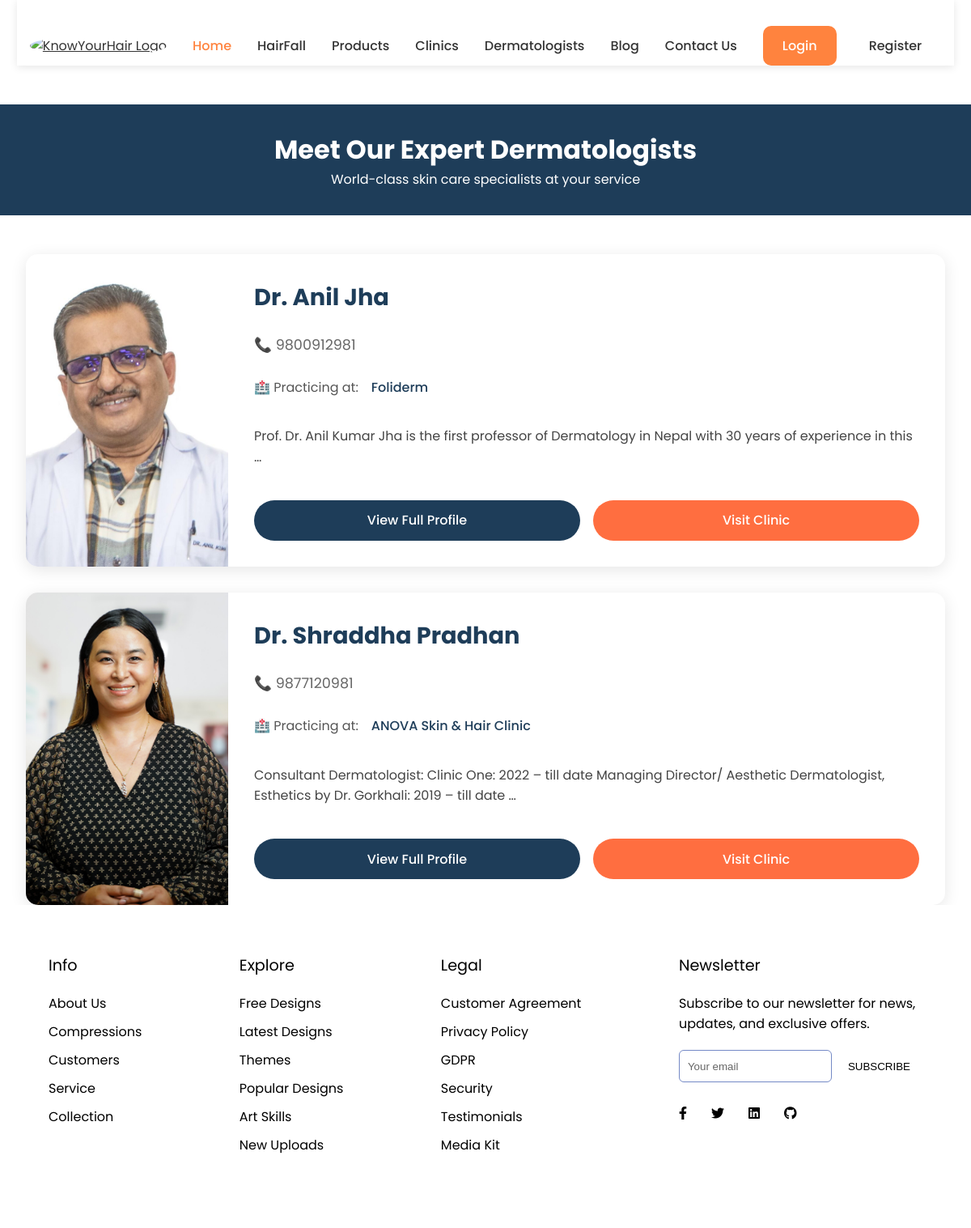
/clinic/dermatologists/, run on the app's committed database.
### clinic/models.py (models this page shows, shortened)
class Dermatologist(models.Model):
    id = models.AutoField(primary_key=True)
    first_name = models.CharField(max_length=100)
    last_name = models.CharField(max_length=100)
    About = models.TextField()
    image = models.ImageField(upload_to='dermatologist_images/', blank=True, null=True)
    clinic = models.ForeignKey(Clinic, on_delete=models.CASCADE, related_name="dermatologists")
    phoneNum = models.CharField(max_length=100)
    total_experience = models.IntegerField()

class Clinic(models.Model):
    STATUS_CHOICES = [
        ('Pending', 'Pending'),
        ('Approved', 'Approved'),
        ('Rejected', 'Rejected'),
    ]
    id = models.AutoField(primary_key=True)
    name = models.CharField(max_length=100)
    description = models.TextField()
    date_posted = models.DateTimeField(default=timezone.now)
    author = models.ForeignKey(User, on_delete=models.CASCADE)
    image = models.ImageField(upload_to='clinics_images/', blank=True, null=True)
    address = models.CharField(max_length=100)
    opening_time = models.CharField(max_length=100)
    closing_time = models.CharField(max_length=100)
    phoneNum = models.CharField(max_length=100)
    status = models.CharField(max_length=15, choices=STATUS_CHOICES, default='Pending')

### clinic/views.py (the view)
# urls.py: path('dermatologists/', AllDermatologistListView.as_view(), name='dermatologist'),
class AllDermatologistListView(ListView):
    model = Dermatologist
    template_name = 'clinic/Dermatologist.html'
    context_object_name = 'dermatologists'
    paginate_by = 6
    def get_queryset(self):
        return Dermatologist.objects.all().select_related('clinic')

### clinic/templates/clinic/Dermatologist.html (shortened to what this page needs)
{% extends 'base/base.html' %}
{% load static %}
{% block dermatologist_page_css %}
<link rel="stylesheet" type="text/css" href="{% static 'clinic/css/dermatologist_page.css' %}">
{% endblock %}
{% block search_css %}
<link rel="stylesheet" type="text/css" href="{% static 'product/css/searchBar.css' %}">
{% endblock %}
{% block content %}
    <header class="header">
        <h1>Meet Our Expert Dermatologists</h1>
        <p>World-class skin care specialists at your service</p>
    </header>
        <div class="container-derma">
        <div class="doctor-cards">
            {% for dermatologist in dermatologists %}
                {% if dermatologist.clinic.status == 'Approved' %}
                <div class="doctor-card">
                    <div class="doctor-image">
                        {% if dermatologist.image %}
                            <img src="{{ dermatologist.image.url }}" alt="Dr. {{ dermatologist.first_name }} {{ dermatologist.last_name }}">
                        {% else %}
                            <img src="/api/placeholder/250/300" alt="Dr. {{ dermatologist.first_name }} {{ dermatologist.last_name }}">
                        {% endif %}
                    </div>
                    <div class="doctor-info">
                        <h2 class="doctor-name">Dr. {{ dermatologist.first_name }} {{ dermatologist.last_name }}</h2>
                        <div class="doctor-contact">📞 {{ dermatologist.phoneNum }}</div>
                        <div class="doctor-clinic">
                            <span>🏥 Practicing at:</span>
                            <a href="{% url 'clinic-detail' dermatologist.clinic.id %}" class="clinic-link">
                                {{ dermatologist.clinic.name }}
                            </a>
                        </div>
                        <p class="doctor-about">{{ dermatologist.About|truncatewords:20 }}</p>
                        <div class="action-buttons">
                            <a href="{% url 'dermatologist-detail' dermatologist.id %}" class="view-profile">View Full Profile</a>
                            <a href="{% url 'clinic-detail' dermatologist.clinic.id %}" class="visit-clinic">Visit Clinic</a>
                        </div>
                    </div>
                </div>
    {% endif %}
            {% empty %}
                <p>No dermatologists found.</p>
            {% endfor %}
        </div>
    </div>
{% endblock content %}

### base/static/base/css/footer.css (style rules this page uses)
html, body { height: 100%; margin: 0; display: flex; flex-direction: column; }

### clinic/static/clinic/css/dermatologist_page.css (style rules this page uses)
:root { --primary-blue: #1e3d59; --primary-orange: #ff6e40; --light-orange: #fff0eb; --gradient-bg: linear-gradient(135deg, var(--primary-blue), #2d5d8b); }
.header { background: var(--primary-blue); color: white; padding: 2rem; text-align: center; margin-top: 3rem; margin-bottom: 3rem; }
.container-derma { max-width: 1200px; margin: auto; padding: 0 2rem; }
.doctor-cards { display: flex; flex-direction: column; gap: 2rem; }
.doctor-card { background: white; border-radius: 15px; overflow: hidden; display: flex; box-shadow: 0 4px 20px rgba(0,0,0,0.1); transition: transform 0.3s ease, box-shadow 0.3s ease; }
.doctor-image { width: 250px; flex-shrink: 0; }
.doctor-image img { width: 100%; height: 100%; object-fit: cover; }
.doctor-info { padding: 2rem; flex-grow: 1; display: flex; flex-direction: column; gap: 1rem; }
.doctor-name { color: var(--primary-blue); font-size: 1.8rem; margin-bottom: 0.5rem; }
.doctor-contact { color: #666; display: flex; align-items: center; gap: 0.5rem; font-size: 1.1rem; }
.doctor-about { color: #444; line-height: 1.6; margin: 0.5rem 0; }
.doctor-clinic { margin: 0.5rem 0; font-size: 1rem; color: #555; display: flex; align-items: center; gap: 0.5rem; }
.clinic-link { color: var(--primary-blue); text-decoration: none; font-weight: 500; transition: all 0.3s ease; padding: 0.2rem 0.5rem; border-radius: 4px; }
.action-buttons { display: flex; gap: 1rem; margin-top: 1rem; }
.action-buttons a { flex: 1; text-align: center; padding: 0.8rem 1.5rem; border-radius: 25px; font-weight: 500; transition: all 0.3s ease; text-decoration: none; }
.view-profile { background: var(--primary-blue); color: white; }
.visit-clinic { background: var(--primary-orange); color: white; }

### base/static/base/css/home.css (style rules this page uses)
:root { --primary-color: #ff833e; --primary-color-dark: #db6f35; --text-dark: #333333; --text-light: #767268; --white: #ffffff; --max-width: 1200px; --header-font: "Bebas Neue", sans-serif; }
* { padding: 0; margin: 0; box-sizing: border-box; }
body { font-family: "Poppins", sans-serif; }

### data on the page
Dermatologist: image (picture), first_name "Anil", last_name "Jha", phoneNum "9800912981", clinic.name "Foliderm", About "Prof. Dr. Anil Kumar Jha is the first professor of Dermatology in Nepal with 30 years of experience in this …"
Dermatologist: image (picture), first_name "Shraddha", last_name "Pradhan", phoneNum "9877120981", clinic.name "ANOVA Skin & Hair Clinic", About "Consultant Dermatologist: Clinic One: 2022 – till date Managing Director/ Aesthetic Dermatologist, Esthetics by Dr. Gorkhali: 2019 – till date …"
